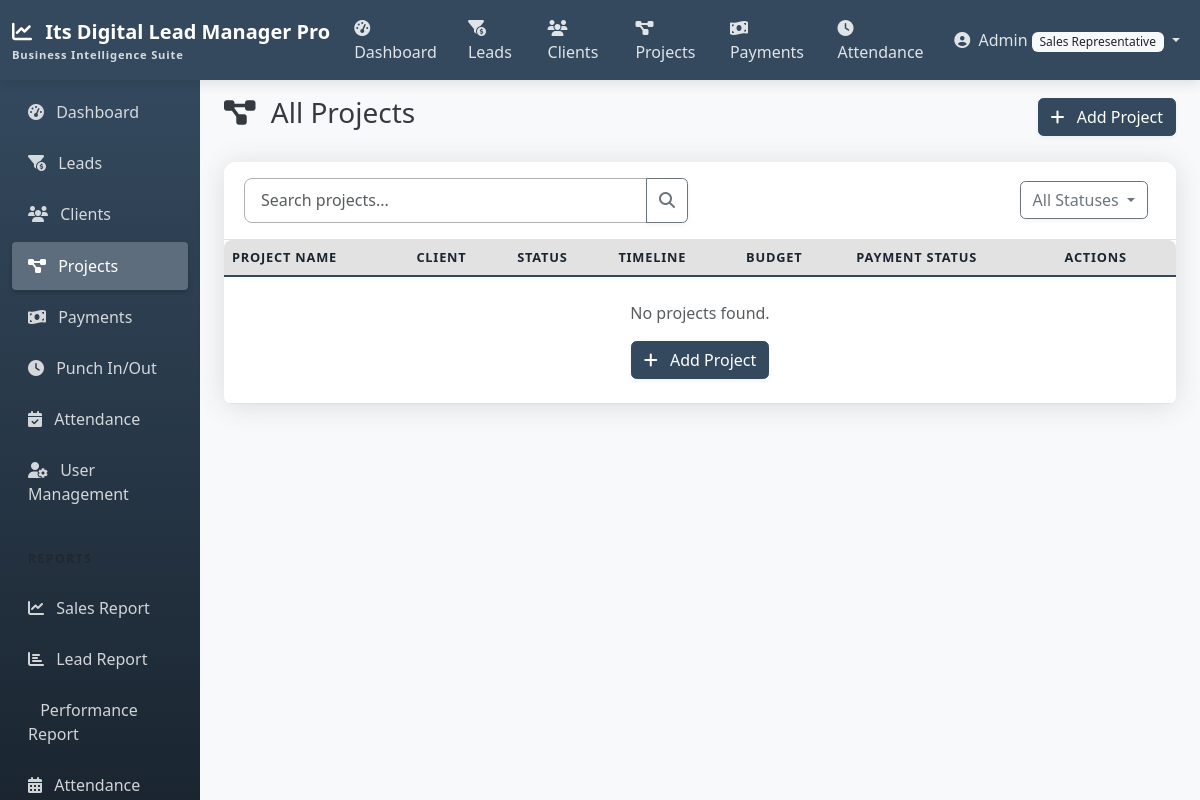
The app's page /projects/ (signed in), older data.
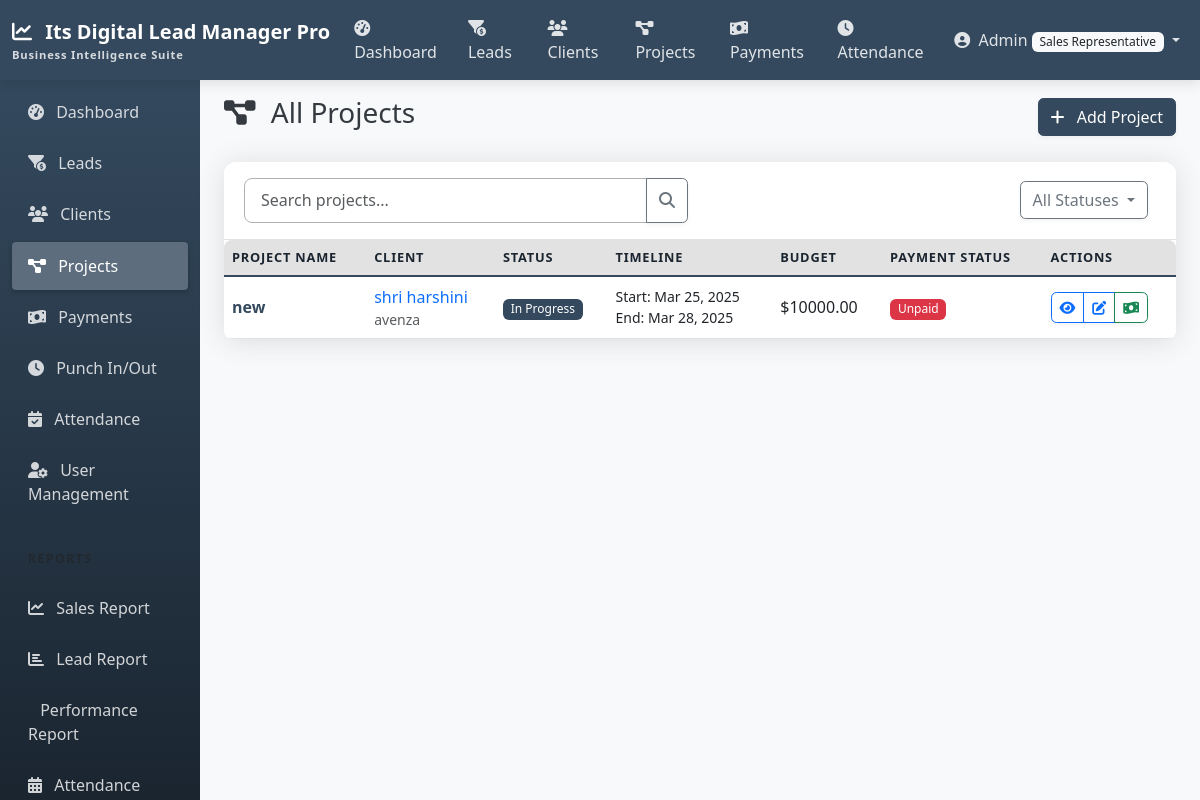
The same page, newer data.
### projects/models.py (models this page shows, shortened)
class Project(models.Model):
    name = models.CharField(max_length=255)
    description = models.TextField(blank=True, null=True)
    client = models.ForeignKey(Client, on_delete=models.CASCADE, related_name='projects')
    start_date = models.DateField()
    end_date = models.DateField(blank=True, null=True)
    status = models.ForeignKey(ProjectStatus, on_delete=models.SET_NULL, null=True)
    budget = models.DecimalField(max_digits=12, decimal_places=2, default=0)
    notes = models.TextField(blank=True, null=True)
    created_by = models.ForeignKey(
        CustomUser,
        related_name='created_projects',
        on_delete=models.SET_NULL,
        null=True,
        blank=True
    )
    created_at = models.DateTimeField(auto_now_add=True)
    updated_at = models.DateTimeField(auto_now=True)
    class Meta:
        ordering = ['-created_at']
    @property
    def total_payments(self):
        return self.payments.aggregate(models.Sum('amount'))['amount__sum'] or 0
    @property
    def payment_status(self):
        total_paid = self.total_payments
        if total_paid >= self.budget:
            return 'Paid'
        elif total_paid > 0:
            return 'Partially Paid'
        return 'Unpaid'

class ProjectStatus(models.Model):
    name = models.CharField(max_length=100)
    description = models.TextField(blank=True, null=True)
    order = models.PositiveIntegerField(default=0)
    class Meta:
        ordering = ['order']
        verbose_name_plural = 'Project statuses'

### clients/models.py (models this page shows, shortened)
class Client(models.Model):
    name = models.CharField(max_length=255)
    company = models.CharField(max_length=255, blank=True, null=True)
    phone = models.CharField(max_length=20)
    email = models.EmailField()
    address = models.TextField(blank=True, null=True)
    notes = models.TextField(blank=True, null=True)
    lead = models.OneToOneField(
        Lead,
        on_delete=models.SET_NULL,
        null=True,
        blank=True,
        related_name='converted_client'
    )
    created_by = models.ForeignKey(
        CustomUser,
        related_name='created_clients',
        on_delete=models.SET_NULL,
        null=True,
        blank=True
    )
    created_at = models.DateTimeField(auto_now_add=True)
    updated_at = models.DateTimeField(auto_now=True)
    class Meta:
        ordering = ['-created_at']

### projects/views.py (the view, shortened to what this page needs)
# urls.py: path('', views.ProjectListView.as_view(), name='project_list'),
class ProjectListView(LoginRequiredMixin, ListView):
    model = Project
    template_name = 'projects/project_list.html'
    context_object_name = 'projects'
    paginate_by = 10
    def get_queryset(self):
        queryset = Project.objects.all()
        search_query = self.request.GET.get('search', '')
        status_filter = self.request.GET.get('status', '')
        if status_filter:
            queryset = queryset.filter(status__id=status_filter)
        return queryset
    def get_context_data(self, **kwargs):
        context = super().get_context_data(**kwargs)
        context['statuses'] = ProjectStatus.objects.all()
        context['active_status'] = self.request.GET.get('status', '')
        context['search_query'] = self.request.GET.get('search', '')
        return context

### templates/projects/project_list.html (shortened to what the changed rows need)
{% extends 'base.html' %}
{% block content %}
<div class="d-flex justify-content-between align-items-center mb-4">
    <h1 class="h3">
        <i class="fas fa-project-diagram me-2"></i>
        {% if client %}Projects for {{ client.name }}{% else %}All Projects{% endif %}
    </h1>
</div>
<div class="card shadow">
    <div class="table-responsive">
        <table class="table table-hover align-middle mb-0">
            <thead class="table-light">
                <tr>
                    <th scope="col">Project Name</th>
                    <th scope="col">Client</th>
                    <th scope="col">Status</th>
                    <th scope="col">Timeline</th>
                    <th scope="col">Budget</th>
                    <th scope="col">Payment Status</th>
                    <th scope="col">Actions</th>
                </tr>
            </thead>
            <tbody>
                {% for project in projects %}
                <tr>
                    <td>
                        <a href="{% url 'project_detail' project.id %}" class="text-primary fw-bold text-decoration-none">
                            {{ project.name }}
                        </a>
                    </td>
                    <td>
                        <a href="{% url 'client_detail' project.client.id %}" class="text-decoration-none">
                            {{ project.client.name }}
                        </a>
                        <small class="d-block text-muted">{{ project.client.company|default:"" }}</small>
                    </td>
                    <td>
                        <span class="badge bg-primary">{{ project.status.name|default:"New" }}</span>
                    </td>
                    <td>
                        <small class="d-block">Start: {{ project.start_date|date:"M d, Y" }}</small>
                        {% if project.end_date %}
                        <small class="d-block">End: {{ project.end_date|date:"M d, Y" }}</small>
                        {% else %}
                        <small class="d-block text-muted">End: Not set</small>
                        {% endif %}
                    </td>
                    <td>${{ project.budget }}</td>
                    <td>
                        {% if project.payment_status == 'Paid' %}
                        <span class="badge bg-success">Paid</span>
                        {% elif project.payment_status == 'Partially Paid' %}
                        <span class="badge bg-warning text-dark">Partial</span>
                        <small class="d-block">${{ project.remaining_amount }} due</small>
                        {% else %}
                        <span class="badge bg-danger">Unpaid</span>
                        {% endif %}
                    </td>
                    <td>
                        <div class="btn-group btn-group-sm">
                            <a href="{% url 'project_detail' project.id %}" class="btn btn-outline-primary" title="View">
                                <i class="fas fa-eye"></i>
                            </a>
                            <a href="{% url 'project_edit' project.id %}" class="btn btn-outline-primary" title="Edit">
                                <i class="fas fa-edit"></i>
                            </a>
                            <a href="{% url 'payment_add' %}?project={{ project.id }}" class="btn btn-outline-success" title="Add Payment">
                                <i class="fas fa-money-bill-wave"></i>
                            </a>
                        </div>
                    </td>
                </tr>
                {% empty %}
                <tr>
                    <td colspan="7" class="text-center py-4">
                        <p class="text-muted mb-0">No projects found.</p>
                        <a href="{% url 'project_add' %}{% if client %}?client={{ client.id }}{% endif %}" class="btn btn-primary mt-3">
                            <i class="fas fa-plus me-2"></i> Add Project
                        </a>
                    </td>
                </tr>
                {% endfor %}
            </tbody>
        </table>
    </div>
</div>
{% endblock %}

Row changes from the older to the newer data that the page shows:
added Project: name "new", client.name "shri harshini", client.company "avenza", status.name "In Progress", start_date "Mar 25, 2025", end_date "Mar 28, 2025", budget "10000.00", shows "Unpaid"
Text that changed along with them:
text no longer shown: "No projects found. Add Project"
